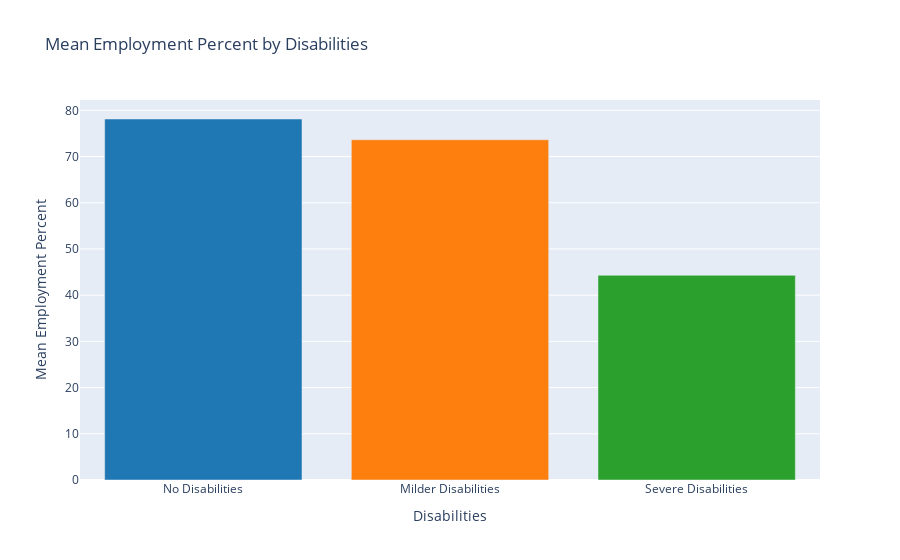

This figure's notebook cell:
### Code cell
# Calculate the mean employment percentage for each group
no_disabilities_mean = employment.loc[employment['Disabilities'] == 0, 'Employment Percent'].mean()
milder_disabilities_mean = employment.loc[employment['Milder'] == 1, 'Employment Percent'].mean()
severe_disabilities_mean = employment.loc[employment['Severe'] == 1, 'Employment Percent'].mean()

data = {
    'Disabilities': ['No Disabilities', 'Milder Disabilities', 'Severe Disabilities'],
    'Mean Employment Percent': [no_disabilities_mean, milder_disabilities_mean, severe_disabilities_mean]
}
df = pd.DataFrame(data)

mean_fig_total = go.Figure(data=go.Bar(
    x=df['Disabilities'],
    y=df['Mean Employment Percent'],
    marker=dict(color=['rgb(31,119,180)', 'rgb(255,127,14)', 'rgb(44,160,44)'])
))

mean_fig_total.update_layout(
    xaxis=dict(title='Disabilities'),
    yaxis=dict(title='Mean Employment Percent'),
    title='Mean Employment Percent by Disabilities'
).show()

### Figure 1 — Plotly figure (JSON) as saved in the notebook; plotly's stock layout.template omitted (floating-point values rounded to 4 significant figures)
{"data": [{"marker": {"color": ["rgb(31,119,180)", "rgb(255,127,14)", "rgb(44,160,44)"]}, "type": "bar", "x": ["No Disabilities", "Milder Disabilities", "Severe Disabilities"], "y": [78.13, 73.63, 44.29]}], "layout": {"title": {"text": "Mean Employment Percent by Disabilities"}, "xaxis": {"title": {"text": "Disabilities"}}, "yaxis": {"title": {"text": "Mean Employment Percent"}}}}
